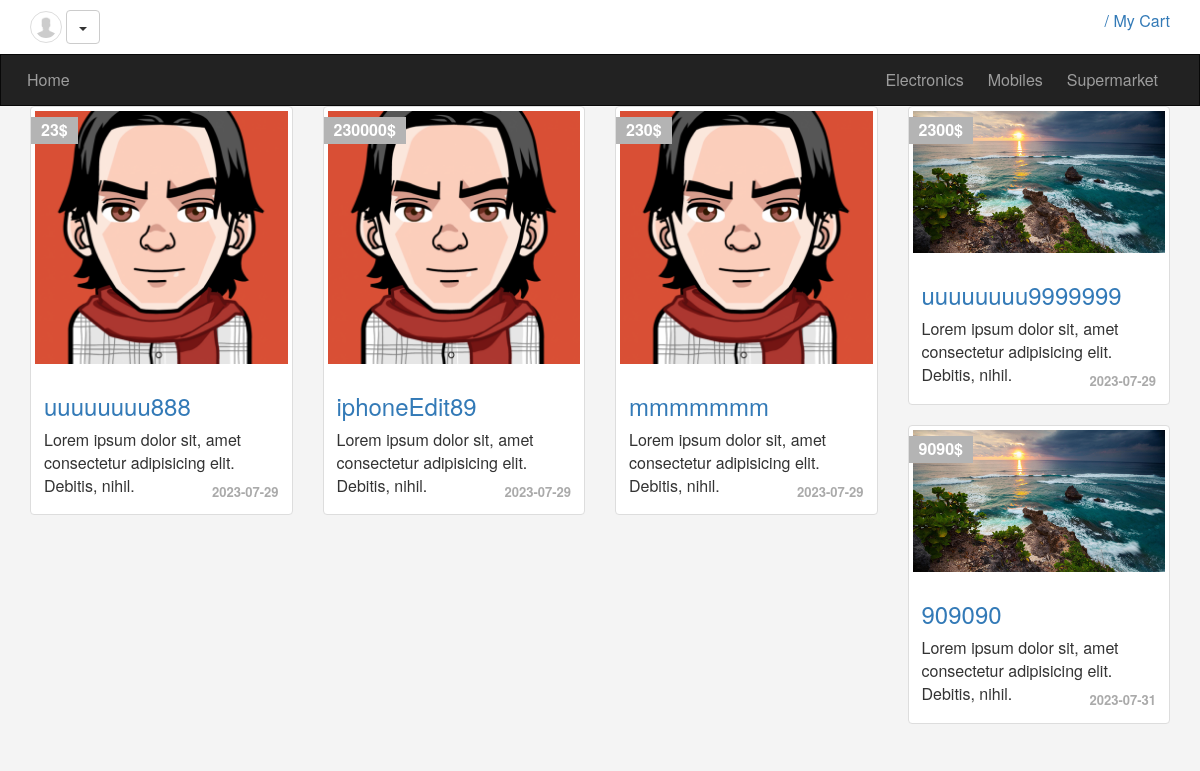
Screenshot of /index.php?cat=Mobiles (signed in) with the database file from the repository.
### tables this page shows
CREATE TABLE `categories` (
  `id` smallint(6) NOT NULL,
  `name` varchar(100) NOT NULL,
  `description` text DEFAULT NULL,
  `ordaring` int(11) DEFAULT NULL,
  `visibility` tinyint(4) NOT NULL DEFAULT 0,
  `allow_comment` tinyint(4) NOT NULL DEFAULT 0,
  `allow_ads` tinyint(4) NOT NULL DEFAULT 0
);

CREATE TABLE `items` (
  `item_id` int(11) NOT NULL,
  `name` varchar(100) NOT NULL,
  `description` text NOT NULL,
  `country` varchar(50) NOT NULL,
  `price` varchar(20) NOT NULL,
  `category` varchar(100) NOT NULL,
  `image` varchar(255) NOT NULL,
  `item_date` date NOT NULL,
  `item_status` varchar(30) NOT NULL,
  `approve` tinyint(1) NOT NULL DEFAULT 0
);

### init.php (called while the page is built, shortened)
<?php
	$tpl 	= 'includes/templates/';
	$func	= 'includes/functions/';
	$css 	= 'layout/css/';
	include $func . 'functions.php';
	include $tpl . 'header.php';

### includes/functions/functions.php (called while the page is built, shortened)
<?php
class Connection
{
    private $dsn = "mysql:host=localhost;dbname=ecommerce";
    private $user = "root";
    private $pass = "";
    private $options = array(
        PDO::MYSQL_ATTR_INIT_COMMAND => "SET NAMES utf8",
    );
    public $conn;
    public function __construct()
    {
        try {
            $this->conn = new PDO($this->dsn, $this->user, $this->pass, $this->options);
            $this->conn->setAttribute(PDO::ATTR_ERRMODE, PDO::ERRMODE_EXCEPTION);
        } catch (PDOException $e) {
            echo "Failed to connect " . $e->getMessage();
        }
    }
    public function fetch_data($filed, $table, $where = NULL, $value = NULL, $order = NULL, $limit = NULL, $all = NULL)
    {
        if($value == NULL) {
            if($all == NULL) {
                $stmt = $this->conn->prepare("SELECT $filed FROM $table $order $limit");
                $stmt->execute();
                return $stmt->fetch();
            }
            elseif($all == "fetchAll") {
                $stmt = $this->conn->prepare("SELECT $filed FROM $table $order $limit");
                $stmt->execute();
                return $stmt->fetchAll();
            }
        } else{
            if($all == NULL) {
                $stmt = $this->conn->prepare("SELECT $filed FROM $table WHERE $where = ? $order $limit");
                $stmt->execute(array($value));
                return $stmt->fetch();
            }
            elseif($all == "fetchAll") {
                $stmt = $this->conn->prepare("SELECT $filed FROM $table WHERE $where = ? $order $limit");
                $stmt->execute(array($value));
                return $stmt->fetchAll();
            }
        }
    }
}

### index.php (the view, shortened to what this page needs)
<?php
include 'init.php';
$fetch_items = new Connection();
if(isset($_GET['cat'])) {
	$items = $fetch_items->fetch_data("*", "items", "approve = 1 AND category", $_GET['cat'] , all: "fetchAll");
} else {
	$items = $fetch_items->fetch_data("*", "items", "approve", "1" , all: "fetchAll");
}
?>
<div class="container">
	<div class="row">
	<?php
	foreach($items as $item) {
	?>
		<div class="col-sm-6 col-md-3">
			<div class="thumbnail item-box">
				<span class="price-tag"><?= $item['price'];?></span>
				<img class="img-responsive" src="<?= $item['image'];?>" alt="avatar" />
				<div class="caption">
					<h3><a href="items.php?itemid=<?= $item['item_id'];?>"><?= $item['name'];?></a></h3>
					<p><?= substr($item['description'], 0, 75);?></p>
					<div class="date"><?= $item['item_date'];?></div>
				</div>
			</div>
		</div>
		<?php }?>
	</div>
</div>
<?php
	include $tpl . 'footer.php';
?>

### includes/templates/header.php (shortened to what this page needs)
<!DOCTYPE html>
<html>
	<head>
		<link rel="stylesheet" href="<?php echo $css ?>bootstrap.min.css" />
		<link rel="stylesheet" href="<?php echo $css ?>font-awesome.min.css" />
		<link rel="stylesheet" href="<?php echo $css ?>jquery-ui.css" />
		<link rel="stylesheet" href="<?php echo $css ?>jquery.selectBoxIt.css" />
		<link rel="stylesheet" href="<?php echo $css ?>front.css" />
	</head>
	<body>
	<div class="upper-bar">
		<div class="container">
				<img class="my-image img-thumbnail img-circle" src="./uploads/img.png" alt="" />
				<div class="btn-group my-info">
					<span class="btn btn-default dropdown-toggle" data-toggle="dropdown">
						<span class="caret"></span>
					</span>
				</div>
				<a href="cart.php">
							<span class="pull-right">/ My Cart</span>
				</a>
		</div>
	</div>
	<nav class="navbar navbar-inverse">
	  <div class="container">
	    <div class="navbar-header">
	      <a class="navbar-brand" href="index.php">Home</a>
	    </div>
	    <div class="collapse navbar-collapse" id="app-nav">
	        <ul class="nav navbar-nav navbar-right">
				<?php
					$connect = new Connection();
					$all_cats = $connect->fetch_data("id, name", "categories", "visibility", "1", "ORDER BY ordaring", all: "fetchAll");
					if(!empty($all_cats)) {
						foreach($all_cats as $cat) {
							echo "<li>
									<a href='index.php?cat=$cat[name]'>$cat[name]</a>
								</li>";
						}
					}
				?>
	        </ul>
	    </div>
	  </div>
	</nav>

### layout/css/front.css (style rules this page uses)
body { background-color: #F4F4F4; font-size: 16px; height: 3000px; }
.navbar { border-radius: 0; margin-bottom: 0; }
.nav > li > a, .navbar-brand { padding: 15px 12px; }
.navbar-brand { font-size: 1em; }
.upper-bar { padding: 10px; background-color: #FFF }
.my-image { width: 32px; height: 32px; }
.item-box { position: relative; }
.item-box .price-tag { background-color: #B4B4B4; padding: 2px 10px; position: absolute; left: 0; top: 10px; font-weight: bold; color: #FFF; }
.item-box .caption p { height: 44px; max-height: 44px; }
.thumbnail .date { text-align: right; font-size: 13px; color: #AAA; font-weight: bold; }

### rows the page displays
categories: name "Electronics"
categories: name "Mobiles"
categories: name "Supermarket"
items: price "23$", image (picture), name "uuuuuuuu888", description "Lorem ipsum dolor sit, amet consectetur adipisicing elit. Debitis, nihil.", item_date "2023-07-29"
items: price "230000$", image (picture), name "iphoneEdit89", description "Lorem ipsum dolor sit, amet consectetur adipisicing elit. Debitis, nihil.", item_date "2023-07-29"
items: price "230$", image (picture), name "mmmmmmm", description "Lorem ipsum dolor sit, amet consectetur adipisicing elit. Debitis, nihil.", item_date "2023-07-29"
items: price "2300$", image (picture), name "uuuuuuuu9999999", description "Lorem ipsum dolor sit, amet consectetur adipisicing elit. Debitis, nihil.", item_date "2023-07-29"
items: price "9090$", image (picture), name "909090", description "Lorem ipsum dolor sit, amet consectetur adipisicing elit. Debitis, nihil.", item_date "2023-07-31"
